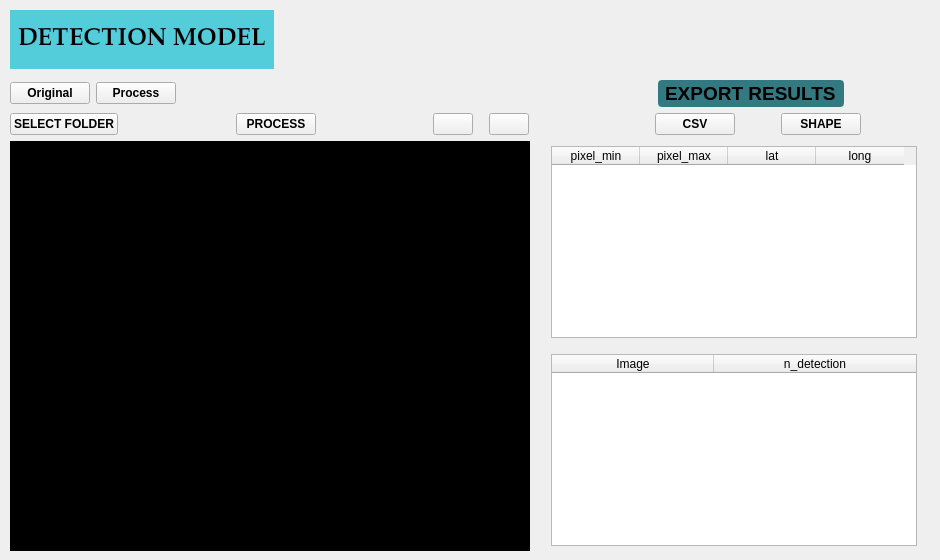
         <widget class="QWidget" name="p_model2">
          <property name="sizePolicy">
           <sizepolicy hsizetype="Preferred" vsizetype="Preferred">
            <horstretch>0</horstretch>
            <verstretch>0</verstretch>
           </sizepolicy>
          </property>
          <widget class="QWidget" name="layoutWidget_2">
           <property name="geometry">
            <rect>
             <x>10</x>
             <y>10</y>
             <width>921</width>
             <height>541</height>
            </rect>
           </property>
           <layout class="QVBoxLayout" name="l_bodyhome_2">
            <property name="spacing">
             <number>6</number>
            </property>
            <property name="sizeConstraint">
             <enum>QLayout::SetMaximumSize</enum>
            </property>
            <property name="topMargin">
             <number>0</number>
            </property>
            <item>
             <layout class="QHBoxLayout" name="horizontalLayout_6">
              <property name="spacing">
               <number>0</number>
              </property>
              <property name="topMargin">
               <number>0</number>
              </property>
              <item>
               <widget class="QLabel" name="titulo_model_2">
                <property name="sizePolicy">
                 <sizepolicy hsizetype="Preferred" vsizetype="MinimumExpanding">
                  <horstretch>0</horstretch>
                  <verstretch>0</verstretch>
                 </sizepolicy>
                </property>
                <property name="minimumSize">
                 <size>
                  <width>0</width>
                  <height>0</height>
                 </size>
                </property>
                <property name="maximumSize">
                 <size>
                  <width>325</width>
                  <height>16777215</height>
                 </size>
                </property>
                <property name="font">
                 <font>
                  <family>Palatino Linotype</family>
                  <pointsize>18</pointsize>
                  <weight>75</weight>
                  <bold>true</bold>
                 </font>
                </property>
                <property name="layoutDirection">
                 <enum>Qt::RightToLeft</enum>
                </property>
                <property name="styleSheet">
                 <string notr="true">
 

border: 2px solid  rgb(84, 205, 218);
background-color: rgb(84, 205, 218);</string>
                </property>
                <property name="text">
                 <string>DETECTION MODEL</string>
                </property>
               </widget>
              </item>
              <item>
               <spacer name="horizontalSpacer_11">
                <property name="orientation">
                 <enum>Qt::Horizontal</enum>
                </property>
                <property name="sizeType">
                 <enum>QSizePolicy::MinimumExpanding</enum>
                </property>
                <property name="sizeHint" stdset="0">
                 <size>
                  <width>50</width>
                  <height>20</height>
                 </size>
                </property>
               </spacer>
              </item>
             </layout>
            </item>
            <item>
             <spacer name="verticalSpacer_5">
              <property name="orientation">
               <enum>Qt::Vertical</enum>
              </property>
              <property name="sizeType">
               <enum>QSizePolicy::Preferred</enum>
              </property>
              <property name="sizeHint" stdset="0">
               <size>
                <width>20</width>
                <height>5</height>
               </size>
              </property>
             </spacer>
            </item>
            <item>
             <layout class="QHBoxLayout" name="ho_titulo2_2">
              <item>
               <widget class="QPushButton" name="b_original">
                <property name="font">
                 <font>
                  <weight>75</weight>
                  <bold>true</bold>
                 </font>
                </property>
                <property name="text">
                 <string>Original</string>
                </property>
               </widget>
              </item>
              <item>
               <widget class="QPushButton" name="b_process">
                <property name="font">
                 <font>
                  <weight>75</weight>
                  <bold>true</bold>
                 </font>
                </property>
                <property name="text">
                 <string>Process</string>
                </property>
               </widget>
              </item>
              <item>
               <spacer name="horizontalSpacer_12">
                <property name="orientation">
                 <enum>Qt::Horizontal</enum>
                </property>
                <property name="sizeHint" stdset="0">
                 <size>
                  <width>40</width>
                  <height>20</height>
                 </size>
                </property>
               </spacer>
              </item>
              <item>
               <widget class="QLabel" name="titulo_3">
                <property name="font">
                 <font>
                  <family>Yu Gothic UI</family>
                  <pointsize>14</pointsize>
                  <weight>75</weight>
                  <bold>true</bold>
                 </font>
                </property>
                <property name="styleSheet">
                 <string notr="true">background-color: rgb(50, 121, 129);
border-radius: 4px;
border: 2px solid  rgb(50, 121, 129);

</string>
                </property>
                <property name="text">
                 <string>EXPORT RESULTS</string>
                </property>
               </widget>
              </item>
              <item>
               <spacer name="horizontalSpacer_13">
                <property name="orientation">
                 <enum>Qt::Horizontal</enum>
                </property>
                <property name="sizeType">
                 <enum>QSizePolicy::Preferred</enum>
                </property>
                <property name="sizeHint" stdset="0">
                 <size>
                  <width>87</width>
                  <height>20</height>
                 </size>
                </property>
               </spacer>
              </item>
             </layout>
            </item>
            <item>
             <layout class="QHBoxLayout" name="horizontalLayout_7">
              <item>
               <widget class="QPushButton" name="b1_select_2">
                <property name="font">
                 <font>
                  <weight>75</weight>
                  <bold>true</bold>
                 </font>
                </property>
                <property name="text">
                 <string>SELECT FOLDER</string>
                </property>
                <property name="icon">
                 <iconset resource="recursos.qrc">
                  <normaloff>:/iconos/folder-plus.svg</normaloff>:/iconos/folder-plus.svg</iconset>
                </property>
                <property name="iconSize">
                 <size>
                  <width>20</width>
                  <height>20</height>
                 </size>
                </property>
               </widget>
              </item>
              <item>
               <spacer name="horizontalSpacer_14">
                <property name="orientation">
                 <enum>Qt::Horizontal</enum>
                </property>
                <property name="sizeHint" stdset="0">
                 <size>
                  <width>40</width>
                  <height>20</height>
                 </size>
                </property>
               </spacer>
              </item>
              <item>
               <widget class="QPushButton" name="b2_process_2">
                <property name="font">
                 <font>
                  <weight>75</weight>
                  <bold>true</bold>
                 </font>
                </property>
                <property name="text">
                 <string>PROCESS</string>
                </property>
                <property name="icon">
                 <iconset resource="recursos.qrc">
                  <normaloff>:/iconos/eye.svg</normaloff>:/iconos/eye.svg</iconset>
                </property>
                <property name="iconSize">
                 <size>
                  <width>20</width>
                  <height>20</height>
                 </size>
                </property>
               </widget>
              </item>
              <item>
               <spacer name="horizontalSpacer_15">
                <property name="orientation">
                 <enum>Qt::Horizontal</enum>
                </property>
                <property name="sizeType">
                 <enum>QSizePolicy::Expanding</enum>
                </property>
                <property name="sizeHint" stdset="0">
                 <size>
                  <width>40</width>
                  <height>20</height>
                 </size>
                </property>
               </spacer>
              </item>
              <item>
               <widget class="QPushButton" name="b3_left_2">
                <property name="font">
                 <font>
                  <weight>75</weight>
                  <bold>true</bold>
                 </font>
                </property>
                <property name="text">
                 <string/>
                </property>
                <property name="icon">
                 <iconset resource="recursos.qrc">
                  <normaloff>:/iconos/chevrons-left.svg</normaloff>:/iconos/chevrons-left.svg</iconset>
                </property>
                <property name="iconSize">
                 <size>
                  <width>20</width>
                  <height>20</height>
                 </size>
                </property>
               </widget>
              </item>
              <item>
               <spacer name="horizontalSpacer_16">
                <property name="orientation">
                 <enum>Qt::Horizontal</enum>
                </property>
                <property name="sizeType">
                 <enum>QSizePolicy::Preferred</enum>
                </property>
                <property name="sizeHint" stdset="0">
                 <size>
                  <width>10</width>
                  <height>20</height>
                 </size>
                </property>
               </spacer>
              </item>
              <item>
               <widget class="QPushButton" name="b4_right_2">
                <property name="font">
                 <font>
                  <weight>75</weight>
                  <bold>true</bold>
                 </font>
                </property>
                <property name="text">
                 <string/>
                </property>
                <property name="icon">
                 <iconset resource="recursos.qrc">
                  <normaloff>:/iconos/chevrons-right.svg</normaloff>:/iconos/chevrons-right.svg</iconset>
                </property>
                <property name="iconSize">
                 <size>
                  <width>20</width>
                  <height>20</height>
                 </size>
                </property>
               </widget>
              </item>
              <item>
               <spacer name="horizontalSpacer_17">
                <property name="orientation">
                 <enum>Qt::Horizontal</enum>
                </property>
                <property name="sizeType">
                 <enum>QSizePolicy::Expanding</enum>
                </property>
                <property name="sizeHint" stdset="0">
                 <size>
                  <width>120</width>
                  <height>20</height>
                 </size>
                </property>
               </spacer>
              </item>
              <item>
               <widget class="QPushButton" name="b5_csv_2">
                <property name="font">
                 <font>
                  <weight>75</weight>
                  <bold>true</bold>
                 </font>
                </property>
                <property name="text">
                 <string>CSV</string>
                </property>
                <property name="icon">
                 <iconset resource="recursos.qrc">
                  <normaloff>:/iconos/file-text.svg</normaloff>:/iconos/file-text.svg</iconset>
                </property>
                <property name="iconSize">
                 <size>
                  <width>20</width>
                  <height>20</height>
                 </size>
                </property>
               </widget>
              </item>
              <item>
               <spacer name="horizontalSpacer_18">
                <property name="orientation">
                 <enum>Qt::Horizontal</enum>
                </property>
                <property name="sizeType">
                 <enum>QSizePolicy::Preferred</enum>
                </property>
                <property name="sizeHint" stdset="0">
                 <size>
                  <width>40</width>
                  <height>20</height>
                 </size>
                </property>
               </spacer>
              </item>
              <item>
               <widget class="QPushButton" name="b6_shape_2">
                <property name="font">
                 <font>
                  <weight>75</weight>
                  <bold>true</bold>
                 </font>
                </property>
                <property name="text">
                 <string>SHAPE</string>
                </property>
                <property name="icon">
                 <iconset resource="recursos.qrc">
                  <normaloff>:/iconos/list.svg</normaloff>:/iconos/list.svg</iconset>
                </property>
                <property name="iconSize">
                 <size>
                  <width>20</width>
                  <height>20</height>
                 </size>
                </property>
               </widget>
              </item>
              <item>
               <spacer name="horizontalSpacer_19">
                <property name="orientation">
                 <enum>Qt::Horizontal</enum>
                </property>
                <property name="sizeType">
                 <enum>QSizePolicy::Preferred</enum>
                </property>
                <property name="sizeHint" stdset="0">
                 <size>
                  <width>70</width>
                  <height>20</height>
                 </size>
                </property>
               </spacer>
              </item>
             </layout>
            </item>
            <item>
             <layout class="QHBoxLayout" name="lout3_2">
              <item>
               <widget class="QLabel" name="l_image_2">
                <property name="sizePolicy">
                 <sizepolicy hsizetype="Preferred" vsizetype="Preferred">
                  <horstretch>0</horstretch>
                  <verstretch>0</verstretch>
                 </sizepolicy>
                </property>
                <property name="minimumSize">
                 <size>
                  <width>520</width>
                  <height>250</height>
                 </size>
                </property>
                <property name="font">
                 <font>
                  <family>MS Sans Serif</family>
                 </font>
                </property>
                <property name="styleSheet">
                 <string notr="true">background-color: rgb(0,0,0);</string>
                </property>
                <property name="frameShape">
                 <enum>QFrame::NoFrame</enum>
                </property>
                <property name="text">
                 <string/>
                </property>
               </widget>
              </item>
              <item>
               <spacer name="horizontalSpacer_20">
                <property name="orientation">
                 <enum>Qt::Horizontal</enum>
                </property>
                <property name="sizeType">
                 <enum>QSizePolicy::Minimum</enum>
                </property>
                <property name="sizeHint" stdset="0">
                 <size>
                  <width>15</width>
                  <height>10</height>
                 </size>
                </property>
               </spacer>
              </item>
              <item>
               <layout class="QVBoxLayout" name="verticalLayout_9">
                <property name="topMargin">
                 <number>5</number>
                </property>
                <property name="rightMargin">
                 <number>14</number>
                </property>
                <property name="bottomMargin">
                 <number>5</number>
                </property>
                <item>
                 <widget class="QTableWidget" name="tabla_r">
                  <attribute name="horizontalHeaderCascadingSectionResizes">
                   <bool>true</bool>
                  </attribute>
                  <attribute name="horizontalHeaderDefaultSectionSize">
                   <number>88</number>
                  </attribute>
                  <column>
                   <property name="text">
                    <string>pixel_min</string>
                   </property>
                  </column>
                  <column>
                   <property name="text">
                    <string>pixel_max</string>
                   </property>
                  </column>
                  <column>
                   <property name="text">
                    <string>lat</string>
                   </property>
                  </column>
                  <column>
                   <property name="text">
                    <string>long</string>
                   </property>
                  </column>
                 </widget>
                </item>
                <item>
                 <spacer name="verticalSpacer_3">
                  <property name="orientation">
                   <enum>Qt::Vertical</enum>
                  </property>
                  <property name="sizeType">
                   <enum>QSizePolicy::MinimumExpanding</enum>
                  </property>
                  <property name="sizeHint" stdset="0">
                   <size>
                    <width>10</width>
                    <height>10</height>
                   </size>
                  </property>
                 </spacer>
                </item>
                <item>
                 <widget class="QTableWidget" name="tabla_d2">
                  <property name="sizePolicy">
                   <sizepolicy hsizetype="Expanding" vsizetype="Expanding">
                    <horstretch>0</horstretch>
                    <verstretch>0</verstretch>
                   </sizepolicy>
                  </property>
                  <attribute name="horizontalHeaderCascadingSectionResizes">
                   <bool>true</bool>
                  </attribute>
                  <attribute name="horizontalHeaderDefaultSectionSize">
                   <number>162</number>
                  </attribute>
                  <attribute name="horizontalHeaderHighlightSections">
                   <bool>true</bool>
                  </attribute>
                  <attribute name="horizontalHeaderStretchLastSection">
                   <bool>true</bool>
                  </attribute>
                  <attribute name="verticalHeaderMinimumSectionSize">
                   <number>10</number>
                  </attribute>
                  <column>
                   <property name="text">
                    <string>Image</string>
                   </property>
                  </column>
                  <column>
                   <property name="text">
                    <string>n_detection</string>
                   </property>
                  </column>
                 </widget>
                </item>
               </layout>
              </item>
             </layout>
            </item>
           </layout>
          </widget>
         </widget>
